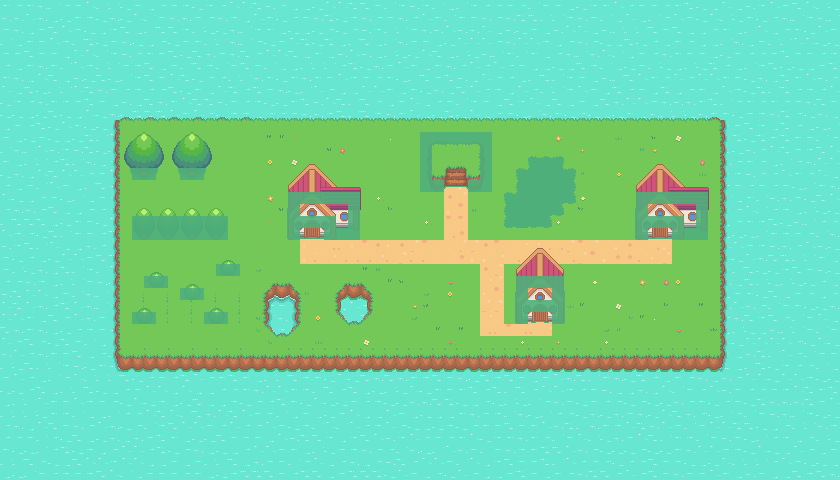

The image is a tile-based game level rendered from a .tmx file. Its description and source (layers, tilesets, objects; grid data summarised) follow:
An orthogonal 70x40 tile map with 12x12 px tiles, 9 tile layers (water, ground, grass, path, ...).

<map version="1.10" tiledversion="1.11.1" orientation="orthogonal" renderorder="right-down" width="70" height="40" tilewidth="12" tileheight="12" infinite="0" nextlayerid="13" nextobjectid="1">
 <tileset firstgid="1" source="citytrial.tsx" />
 <group id="6" name="objects">
  <layer id="1" name="water" width="70" height="40">
   <data>[2800 cells, 2800 non-empty, 9 distinct tile ids]</data>
  </layer>
  <layer id="2" name="ground" width="70" height="40">
   <data>[2800 cells, 1142 non-empty, 71 distinct tile ids]</data>
  </layer>
  <layer id="5" name="grass" width="70" height="40">
   <data>[2800 cells, 103 non-empty, 40 distinct tile ids]</data>
  </layer>
  <layer id="4" name="path" width="70" height="40">
   <data>[2800 cells, 94 non-empty, 9 distinct tile ids]</data>
  </layer>
  <layer id="8" name="trees" width="70" height="40">
   <data>[2800 cells, 84 non-empty, 30 distinct tile ids]</data>
  </layer>
  <layer id="3" name="house" width="70" height="40">
   <data>[2800 cells, 205 non-empty, 137 distinct tile ids]</data>
  </layer>
 </group>
 <layer id="7" name="collision" width="70" height="40" locked="1" opacity="0.9">
  <data>[2800 cells, 100 non-empty, 1 distinct tile ids]</data>
 </layer>
 <layer id="12" name="battleground" width="70" height="40">
  <data>[2800 cells, 28 non-empty, 9 distinct tile ids]</data>
 </layer>
 <layer id="10" name="foreground" width="70" height="40">
  <data>[2800 cells, 98 non-empty, 50 distinct tile ids]</data>
 </layer>
</map>
